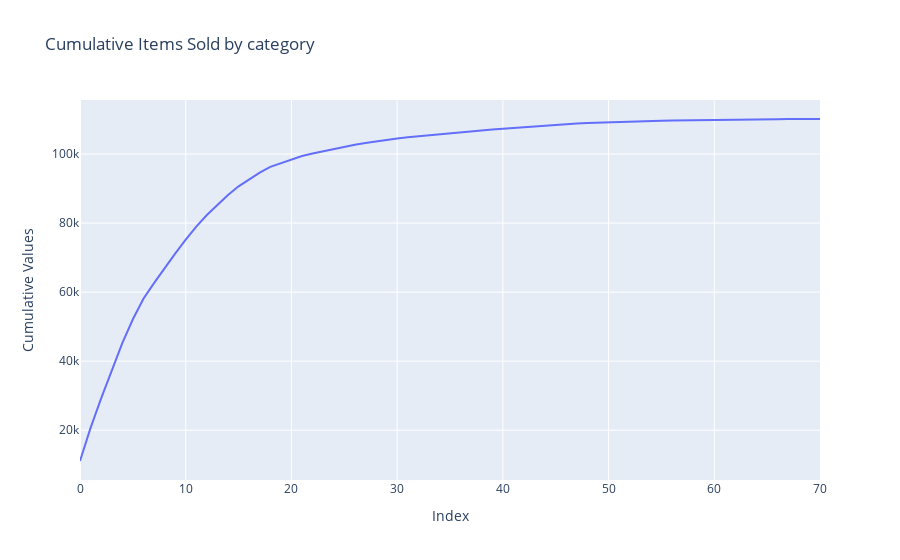

The cell this chart's notebook holds for it:
### Code cell
important_category = category_city_customer['product_category_name_english'].value_counts().to_frame()
important_category['cumulative'] = important_category['count'].cumsum()
# Plotting the line plot using Plotly
fig = px.line(important_category, x= range(len(important_category.index)), y='cumulative', title='Cumulative Items Sold by category')
fig.update_xaxes(title='Index')
fig.update_yaxes(title='Cumulative Values')
fig.show()

### Figure 1 — Plotly figure (JSON) as saved in the notebook; plotly's stock layout.template omitted (floating-point values rounded to 4 significant figures)
{"data": [{"hovertemplate": "x=%{x}<br>cumulative=%{y}<extra></extra>", "legendgroup": "", "line": {"color": "#636efa", "dash": "solid"}, "marker": {"symbol": "circle"}, "mode": "lines", "name": "", "orientation": "v", "showlegend": false, "type": "scatter", "x": [0, 1, 2, 3, 4, 5, 6, 7, 8, 9, 10, 11, 12, 13, 14, 15, 16, 17, 18, 19, 20, 21, 22, 23, 24, 25, 26, 27, 28, 29, 30, 31, 32, 33, 34, 35, 36, 37, 38, 39, 40, 41, 42, 43, 44, 45, 46, 47, 48, 49, 50, 51, 52, 53, 54, 55, 56, 57, 58, 59, 60, 61, 62, 63, 64, 65, 66, 67, 68, 69, 70], "xaxis": "x", "y": [11089, 20674, 29247, 37476, 45236, 52139, 58104, 62622, 66945, 71140, 75199, 78971, 82344, 85376, 88130, 90635, 92651, 94589, 96273, 97390, 98478, 99405, 100174, 100845, 101514, 102117, 102662, 103170, 103671, 104105, 104483, 104844, 105146, 105443, 105728, 106006, 106282, 106548, 106812, 107071, 107327, 107562, 107796, 108008, 108216, 108419, 108618, 108807, 108959, 109090, 109220, 109329, 109432, 109515, 109591, 109663, 109725, 109785, 109832, 109875, 109913, 109951, 109988, 110021, 110051, 110081, 110105, 110119, 110133, 110141, 110143], "yaxis": "y"}], "layout": {"autosize": true, "legend": {"tracegroupgap": 0}, "title": {"text": "Cumulative Items Sold by category"}, "xaxis": {"anchor": "y", "autorange": true, "domain": [0, 1], "range": [0, 70], "title": {"text": "Index"}, "type": "linear"}, "yaxis": {"anchor": "x", "autorange": true, "domain": [0, 1], "range": [5586, 115646], "title": {"text": "Cumulative Values"}, "type": "linear"}}}
